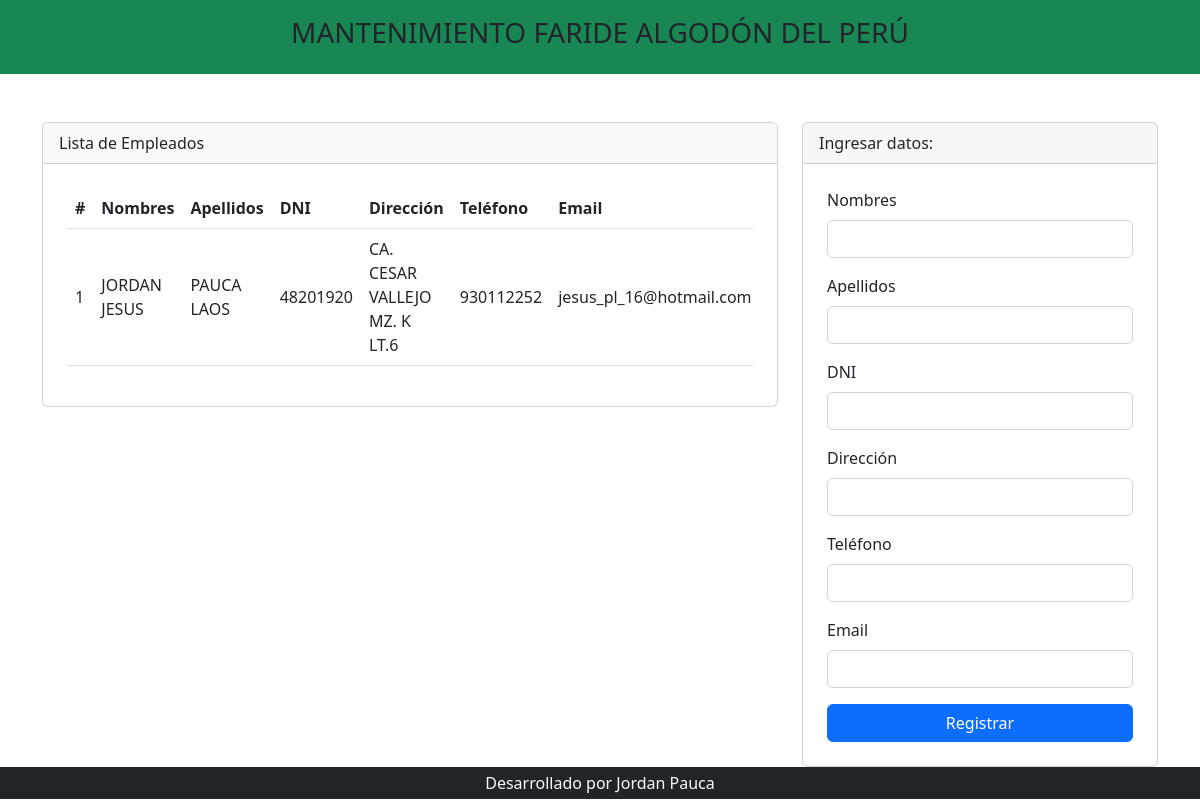
The page / on the database its author committed.
### tables this page shows
CREATE TABLE `empleado` (
  `id_empleado` int(11) NOT NULL,
  `id_usuario` int(11) NOT NULL,
  `nombres` varchar(150) NOT NULL,
  `apellidos` varchar(150) NOT NULL,
  `dni` varchar(8) NOT NULL,
  `direccion` varchar(150) NOT NULL,
  `telefono` varchar(15) NOT NULL,
  `email` varchar(150) NOT NULL
);

### index.php (the view, shortened to what this page needs)
<?php include 'template/header.php' ?>
<?php
include_once "model/conexion.php";
$sentencia = $bd->query("select * from empleado");
$empleado = $sentencia->fetchAll(PDO::FETCH_OBJ);
?>
<div class="container mt-5">
    <div class="row justify-content-center">
        <div class="col-md-8">
            <div class="card">
                <div class="card-header bg-light">
                    Lista de Empleados
                </div>
                <div class="p-4">
                    <div class="table-responsive">
                        <table class="table align-middle">
                            <thead>
                                <tr>
                                    <th scope="col">#</th>
                                    <th scope="col">Nombres</th>
                                    <th scope="col">Apellidos</th>
                                    <th scope="col">DNI</th>
                                    <th scope="col">Dirección</th>
                                    <th scope="col">Teléfono</th>
                                    <th scope="col">Email</th>
                                </tr>
                            </thead>
                            <tbody>
                                <?php
                                    foreach($empleado as $dato){
                                ?>
                                <tr>
                                    <td scope="row"><?php echo $dato->id_empleado; ?></td>
                                    <td><?php echo $dato->nombres; ?></td>
                                    <td><?php echo $dato->apellidos; ?></td>
                                    <td><?php echo $dato->dni; ?></td>
                                    <td><?php echo $dato->direccion; ?></td>
                                    <td><?php echo $dato->telefono; ?></td>
                                    <td><?php echo $dato->email; ?></td>
                                </tr>
                                <?php
                                    }
                                ?>
                            </tbody>
                        </table>
                    </div>
                </div>
            </div>
        </div>
        <div class="col-md-4">
            <div class="card">
                <div class="card-header">
                    Ingresar datos:
                </div>
                <form class="p-4" method="POST" action="registrar_empleado.php">
                    <div class="mb-3">
                        <label class="form-label">Nombres</label>
                        <input type="text" class="form-control" name="txtNombres" autofocus required>
                    </div>
                    <div class="mb-3">
                        <label class="form-label">Apellidos</label>
                        <input type="text" class="form-control" name="txtApellidos" required>
                    </div>
                    <div class="mb-3">
                        <label class="form-label">DNI</label>
                        <input type="number" class="form-control" name="txtDni" required>
                    </div>
                    <div class="mb-3">
                        <label class="form-label">Dirección</label>
                        <input type="text" class="form-control" name="txtDireccion" required>
                    </div>
                    <div class="mb-3">
                        <label class="form-label">Teléfono</label>
                        <input type="number" class="form-control" name="txtTelefono" required>
                    </div>
                    <div class="mb-3">
                        <label class="form-label">Email</label>
                        <input type="email" class="form-control" name="txtEmail" required>
                    </div>
                    <div class="d-grid">
                        <input type="submit" class="btn btn-primary" value="Registrar" required>
                    </div>
                </form>
            </div>
        </div>
    </div>
</div>
<?php include 'template/footer.php' ?>

### rows shown on the page
empleado: id_empleado "1", nombres "JORDAN JESUS", apellidos "PAUCA LAOS", dni "48201920", direccion "CA. CESAR VALLEJO MZ. K LT.6", telefono "930112252", email "jesus_pl_16@hotmail.com"
